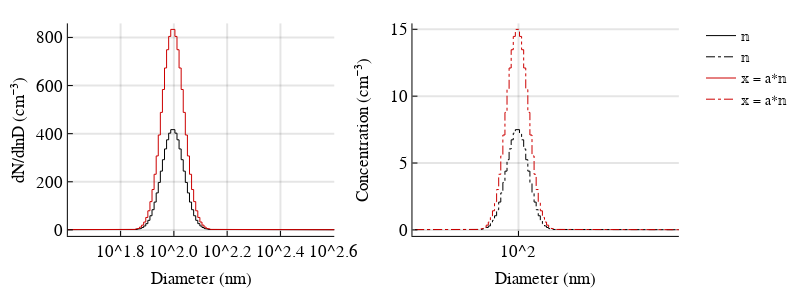

The code cell stored with this chart in its notebook:
### Markdown cell above
The file aerosolsizedistribution.jl defines seven mathematical operations that act on size distribution objects. These are <br>
__(a) Multiplication of scalar and size distribution<br>
(b) Multiplication of vector and size distribution<br>
(c) Multiplication of matrix and size distribution<br>
(d) Multiplication of size distribution and size distribution<br>
(e) Division of size distribution and size distribution<br>
(f) Dot product of scalar and size distribution<br>
(g) Dot product of vector and size distribution<br>
(h) Addition of two size distributions__<br>
Combined these operations will be used to manipulate size distributions throughout this work. Some examples  are they transit through the DMA (multiplication of matrix and size distribution), transit through hygroscopic growth conditioner (dot product of scalar and size distribution), or assembly of partial size distributions that are limited to a single charge state (addition of two size distributions). In the this section definitions and examples for each operation are provided.

### (a) Multiplication of scalar and size distribution
Let a denote a floating point scalar and $𝕟$ denote a size distribution. Then
```julia
𝕩 = a*𝕟 
```
is defined such that
```julia
𝕩.N = a*𝕟.N
𝕩.S = a*𝕟.S
```
The net result is a scaling of the number concentration of the spectra by a.

### Code cell
a = 2.0 # Note that a must be a floating point number
𝕟 = lognormal([[100, 100, 1.1]]; d1 = 10.0, d2 = 1000.0, bins = 256);  # size distribution
𝕩 = a*𝕟 # Example multiplication

figure("Nimbus Sans L", 2, 5.5, 2, 8)
p1 = plot(𝕟.Dp, 𝕟.S, xaxis = :log10, lt = :steppre,
    label = "𝕟", ylabel = "dN/dlnD (cm⁻³)", xlim = (40,400), color =  :black,
    xlabel = "Diameter (nm)", right_margin = 25px)
p1 = plot!(𝕩.Dp, 𝕩.S, xaxis = :log10, label = "𝕩 = a*𝕟",  
    color = RGBA(0.8,0,0,1), lt = :steppre)

p2 = plot(𝕟.Dp, 𝕟.N, xaxis = :log10, xticks = [10, 100, 1000], lt = :steppre,
    label = "𝕟", ylabel = "Concentration (cm⁻³)", xlim = (40,400), color =  :black,
    xlabel = "Diameter (nm)", right_margin = 25px, ls = :dashdot)
p2 = plot!(𝕩.Dp, 𝕩.N, xaxis = :log10, label = "𝕩 = a*𝕟", ls = :dashdot,
    color = RGBA(0.8,0,0,1), lt = :steppre)

plot(p1,p2, grid = (1,2),left_margin = 20px, fmt = :svg)

### Figure 1 — Plotly figure (JSON) as saved in the notebook; plotly's stock layout.template omitted (floating-point values rounded to 4 significant figures; data arrays with more than 128 entries replaced by an {"elided": "..."} marker saying what was removed)
{"data": [{"colorbar": {"title": ""}, "hoverinfo": "text", "legendgroup": "𝕟", "line": {"color": "rgba(0, 0, 0, 1.000)", "dash": "solid", "shape": "linear", "width": 1}, "mode": "lines", "name": "𝕟", "showlegend": true, "text": {"elided": "511 null values"}, "type": "scatter", "x": {"elided": "511 float values"}, "xaxis": "x1", "y": {"elided": "511 float values"}, "yaxis": "y1", "zmax": 0.1, "zmin": -0.1}, {"colorbar": {"title": ""}, "hoverinfo": "text", "legendgroup": "𝕩 = a*𝕟", "line": {"color": "rgba(204, 0, 0, 1.000)", "dash": "solid", "shape": "linear", "width": 1}, "mode": "lines", "name": "𝕩 = a*𝕟", "showlegend": true, "text": {"elided": "511 null values"}, "type": "scatter", "x": {"elided": "511 float values"}, "xaxis": "x1", "y": {"elided": "511 float values"}, "yaxis": "y1", "zmax": 0.1, "zmin": -0.1}, {"colorbar": {"title": ""}, "hoverinfo": "text", "legendgroup": "𝕟", "line": {"color": "rgba(0, 0, 0, 1.000)", "dash": "dashdot", "shape": "linear", "width": 1}, "mode": "lines", "name": "𝕟", "showlegend": true, "text": {"elided": "511 null values"}, "type": "scatter", "x": {"elided": "511 float values"}, "xaxis": "x2", "y": {"elided": "511 float values"}, "yaxis": "y2", "zmax": 0.1, "zmin": -0.1}, {"colorbar": {"title": ""}, "hoverinfo": "text", "legendgroup": "𝕩 = a*𝕟", "line": {"color": "rgba(204, 0, 0, 1.000)", "dash": "dashdot", "shape": "linear", "width": 1}, "mode": "lines", "name": "𝕩 = a*𝕟", "showlegend": true, "text": {"elided": "511 null values"}, "type": "scatter", "x": {"elided": "511 float values"}, "xaxis": "x2", "y": {"elided": "511 float values"}, "yaxis": "y2", "zmax": 0.1, "zmin": -0.1}], "layout": {"annotations": [], "height": 288, "legend": {"bgcolor": "rgba(255, 255, 255, 1.000)", "bordercolor": "rgba(0, 0, 0, 1.000)", "font": {"color": "rgba(0, 0, 0, 1.000)", "family": "Nimbus Sans L", "size": 14}, "tracegroupgap": 0, "x": 1, "y": 1}, "margin": {"b": 20, "l": 0, "r": 0, "t": 20}, "paper_bgcolor": "rgba(255, 255, 255, 1.000)", "plot_bgcolor": "rgba(255, 255, 255, 1.000)", "showlegend": true, "width": 792, "xaxis1": {"anchor": "y1", "domain": [0.0968, 0.4769], "gridcolor": "rgba(0, 0, 0, 0.100)", "gridwidth": 2, "linecolor": "rgba(0, 0, 0, 1.000)", "mirror": false, "range": [1.602, 2.602], "showgrid": true, "showline": true, "showticklabels": true, "tickangle": 0, "tickcolor": "rgb(0, 0, 0)", "tickfont": {"color": "rgba(0, 0, 0, 1.000)", "family": "Nimbus Sans L", "size": 17}, "tickmode": "array", "ticks": "inside", "ticktext": ["10^1.8", "10^2.0", "10^2.2", "10^2.4", "10^2.6"], "tickvals": [63.1, 100, 158.5, 251.2, 398.1], "title": "Diameter (nm)", "titlefont": {"color": "rgba(0, 0, 0, 1.000)", "family": "Nimbus Sans L", "size": 17}, "type": "log", "visible": true, "zeroline": false, "zerolinecolor": "rgba(0, 0, 0, 1.000)"}, "xaxis2": {"anchor": "y2", "domain": [0.5884, 0.9684], "gridcolor": "rgba(0, 0, 0, 0.100)", "gridwidth": 2, "linecolor": "rgba(0, 0, 0, 1.000)", "mirror": false, "range": [1.602, 2.602], "showgrid": true, "showline": true, "showticklabels": true, "tickangle": 0, "tickcolor": "rgb(0, 0, 0)", "tickfont": {"color": "rgba(0, 0, 0, 1.000)", "family": "Nimbus Sans L", "size": 17}, "tickmode": "array", "ticks": "inside", "ticktext": ["10^2"], "tickvals": [100], "title": "Diameter (nm)", "titlefont": {"color": "rgba(0, 0, 0, 1.000)", "family": "Nimbus Sans L", "size": 17}, "type": "log", "visible": true, "zeroline": false, "zerolinecolor": "rgba(0, 0, 0, 1.000)"}, "yaxis1": {"anchor": "x1", "domain": [0.1294, 0.9863], "gridcolor": "rgba(0, 0, 0, 0.100)", "gridwidth": 2, "linecolor": "rgba(0, 0, 0, 1.000)", "mirror": false, "range": [-25.0, 858.4], "showgrid": true, "showline": true, "showticklabels": true, "tickangle": 0, "tickcolor": "rgb(0, 0, 0)", "tickfont": {"color": "rgba(0, 0, 0, 1.000)", "family": "Nimbus Sans L", "size": 17}, "tickmode": "array", "ticks": "inside", "ticktext": ["0", "200", "400", "600", "800"], "tickvals": [0, 200, 400, 600, 800], "title": "dN/dlnD (cm⁻³)", "titlefont": {"color": "rgba(0, 0, 0, 1.000)", "family": "Nimbus Sans L", "size": 17}, "type": "-", "visible": true, "zeroline": false, "zerolinecolor": "rgba(0, 0, 0, 1.000)"}, "yaxis2": {"anchor": "x2", "domain": [0.1294, 0.9863], "gridcolor": "rgba(0, 0, 0, 0.100)", "gridwidth": 2, "linecolor": "rgba(0, 0, 0, 1.000)", "mirror": false, "range": [-0.4498, 15.44], "showgrid": true, "showline": true, "showticklabels": true, "tickangle": 0, "tickcolor": "rgb(0, 0, 0)", "tickfont": {"color": "rgba(0, 0, 0, 1.000)", "family": "Nimbus Sans L", "size": 17}, "tickmode": "array", "ticks": "inside", "ticktext": ["0", "5", "10", "15"], "tickvals": [0, 5, 10, 15], "title": "Concentration (cm⁻³)", "titlefont": {"color": "rgba(0, 0, 0, 1.000)", "family": "Nimbus Sans L", "size": 17}, "type": "-", "visible": true, "zeroline": false, "zerolinecolor": "rgba(0, 0, 0, 1.000)"}}}
